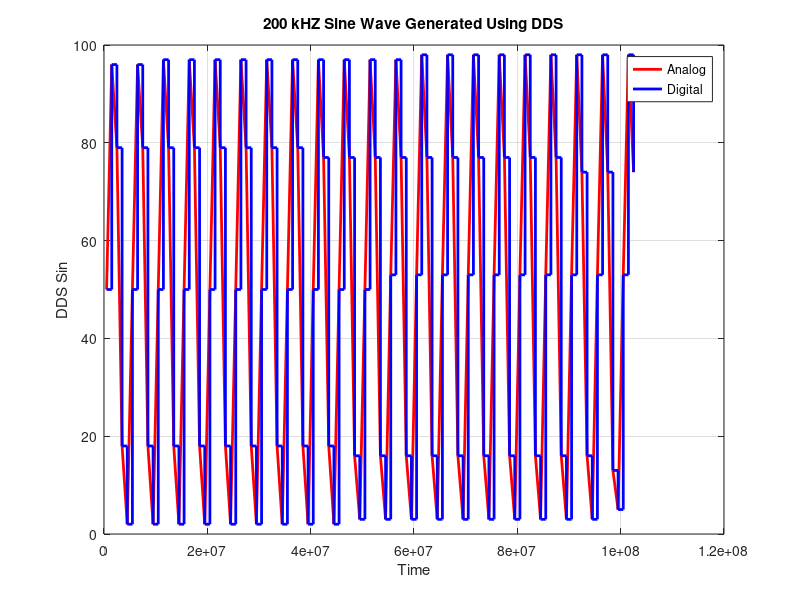

The MATLAB script that drew this image:
% Open the file for reading
fileID = fopen('200kHz.txt', 'r');

% Read the data using fscanf
data = fscanf(fileID, '# KERNEL: Time= %f, Counter= %d, DDS_Sin= %d\n', [3, Inf]);

% Close the file
fclose(fileID);

% Extract counter, DDS_Sin, and time values
time = data(1, :);
counter = data(2, :);
dds_sin = data(3, :);

% Plot the graphs
plot(time, dds_sin, "r", "LineWidth", 2);
hold on
stairs(time, dds_sin, "b", "LineWidth", 2);
hold off

% Add labels and title
legend('Analog', 'Digital');
xlabel('Time');
ylabel('DDS Sin');
title('200 kHZ Sine Wave Generated Using DDS');

% Show the grid
grid on;
